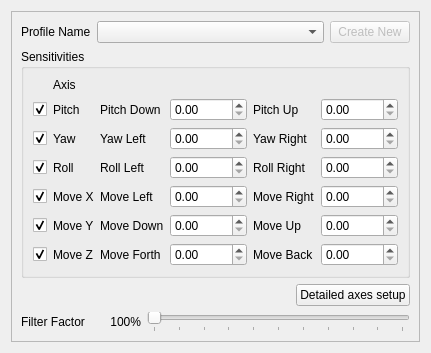
     <widget class="QWidget" name="tab_3">
      <attribute name="title">
       <string>Tracking setup</string>
      </attribute>
      <layout class="QHBoxLayout" name="horizontalLayout_5">
       <item>
        <widget class="QFrame" name="frame_5">
         <property name="frameShape">
          <enum>QFrame::StyledPanel</enum>
         </property>
         <property name="frameShadow">
          <enum>QFrame::Raised</enum>
         </property>
         <layout class="QVBoxLayout" name="verticalLayout">
          <item>
           <layout class="QHBoxLayout" name="horizontalLayout_12">
            <item>
             <widget class="QLabel" name="label_12">
              <property name="sizePolicy">
               <sizepolicy hsizetype="Maximum" vsizetype="Fixed">
                <horstretch>0</horstretch>
                <verstretch>0</verstretch>
               </sizepolicy>
              </property>
              <property name="text">
               <string>Profile Name</string>
              </property>
             </widget>
            </item>
            <item>
             <widget class="QComboBox" name="Profiles">
              <property name="enabled">
               <bool>true</bool>
              </property>
              <property name="sizePolicy">
               <sizepolicy hsizetype="Minimum" vsizetype="Fixed">
                <horstretch>0</horstretch>
                <verstretch>0</verstretch>
               </sizepolicy>
              </property>
              <property name="editable">
               <bool>false</bool>
              </property>
             </widget>
            </item>
            <item>
             <widget class="QPushButton" name="CreateNewProfile">
              <property name="enabled">
               <bool>false</bool>
              </property>
              <property name="sizePolicy">
               <sizepolicy hsizetype="Maximum" vsizetype="Fixed">
                <horstretch>0</horstretch>
                <verstretch>0</verstretch>
               </sizepolicy>
              </property>
              <property name="text">
               <string>Create New</string>
              </property>
             </widget>
            </item>
           </layout>
          </item>
          <item>
           <widget class="QGroupBox" name="groupBox">
            <property name="title">
             <string>Sensitivities</string>
            </property>
            <layout class="QHBoxLayout" name="horizontalLayout_19">
             <item>
              <layout class="QGridLayout" name="gridLayout_4">
               <item row="1" column="2">
                <widget class="QLabel" name="label_46">
                 <property name="text">
                  <string>Pitch Down</string>
                 </property>
                </widget>
               </item>
               <item row="1" column="3">
                <widget class="QDoubleSpinBox" name="PitchUpSpin">
                 <property name="maximum">
                  <double>10000.000000000000000</double>
                 </property>
                </widget>
               </item>
               <item row="1" column="4">
                <widget class="QLabel" name="label_50">
                 <property name="text">
                  <string>Pitch Up</string>
                 </property>
                </widget>
               </item>
               <item row="1" column="5">
                <widget class="QDoubleSpinBox" name="PitchDownSpin">
                 <property name="maximum">
                  <double>10000.000000000000000</double>
                 </property>
                </widget>
               </item>
               <item row="2" column="2">
                <widget class="QLabel" name="label_51">
                 <property name="text">
                  <string>Yaw Left</string>
                 </property>
                </widget>
               </item>
               <item row="2" column="3">
                <widget class="QDoubleSpinBox" name="YawLeftSpin">
                 <property name="maximum">
                  <double>10000.000000000000000</double>
                 </property>
                </widget>
               </item>
               <item row="2" column="4">
                <widget class="QLabel" name="label_52">
                 <property name="text">
                  <string>Yaw Right</string>
                 </property>
                </widget>
               </item>
               <item row="2" column="5">
                <widget class="QDoubleSpinBox" name="YawRightSpin">
                 <property name="maximum">
                  <double>10000.000000000000000</double>
                 </property>
                </widget>
               </item>
               <item row="3" column="2">
                <widget class="QLabel" name="label_53">
                 <property name="text">
                  <string>Roll Left</string>
                 </property>
                </widget>
               </item>
               <item row="3" column="3">
                <widget class="QDoubleSpinBox" name="TiltLeftSpin">
                 <property name="maximum">
                  <double>10000.000000000000000</double>
                 </property>
                </widget>
               </item>
               <item row="3" column="4">
                <widget class="QLabel" name="label_54">
                 <property name="text">
                  <string>Roll Right</string>
                 </property>
                </widget>
               </item>
               <item row="3" column="5">
                <widget class="QDoubleSpinBox" name="TiltRightSpin">
                 <property name="maximum">
                  <double>10000.000000000000000</double>
                 </property>
                </widget>
               </item>
               <item row="4" column="2">
                <widget class="QLabel" name="label_55">
                 <property name="text">
                  <string>Move Left</string>
                 </property>
                </widget>
               </item>
               <item row="4" column="3">
                <widget class="QDoubleSpinBox" name="MoveLeftSpin">
                 <property name="maximum">
                  <double>10000.000000000000000</double>
                 </property>
                </widget>
               </item>
               <item row="4" column="4">
                <widget class="QLabel" name="label_56">
                 <property name="text">
                  <string>Move Right</string>
                 </property>
                </widget>
               </item>
               <item row="4" column="5">
                <widget class="QDoubleSpinBox" name="MoveRightSpin">
                 <property name="maximum">
                  <double>10000.000000000000000</double>
                 </property>
                </widget>
               </item>
               <item row="5" column="2">
                <widget class="QLabel" name="label_57">
                 <property name="text">
                  <string>Move Down</string>
                 </property>
                </widget>
               </item>
               <item row="5" column="3">
                <widget class="QDoubleSpinBox" name="MoveUpSpin">
                 <property name="maximum">
                  <double>10000.000000000000000</double>
                 </property>
                </widget>
               </item>
               <item row="5" column="4">
                <widget class="QLabel" name="label_58">
                 <property name="text">
                  <string>Move Up</string>
                 </property>
                </widget>
               </item>
               <item row="5" column="5">
                <widget class="QDoubleSpinBox" name="MoveDownSpin">
                 <property name="maximum">
                  <double>10000.000000000000000</double>
                 </property>
                </widget>
               </item>
               <item row="6" column="2">
                <widget class="QLabel" name="label_59">
                 <property name="text">
                  <string>Move Forth</string>
                 </property>
                </widget>
               </item>
               <item row="6" column="3">
                <widget class="QDoubleSpinBox" name="MoveBackSpin">
                 <property name="maximum">
                  <double>10000.000000000000000</double>
                 </property>
                </widget>
               </item>
               <item row="6" column="4">
                <widget class="QLabel" name="label_60">
                 <property name="text">
                  <string>Move Back</string>
                 </property>
                </widget>
               </item>
               <item row="6" column="5">
                <widget class="QDoubleSpinBox" name="MoveForthSpin">
                 <property name="maximum">
                  <double>10000.000000000000000</double>
                 </property>
                </widget>
               </item>
               <item row="1" column="0">
                <widget class="QCheckBox" name="PitchEnable">
                 <property name="sizePolicy">
                  <sizepolicy hsizetype="Maximum" vsizetype="Fixed">
                   <horstretch>0</horstretch>
                   <verstretch>0</verstretch>
                  </sizepolicy>
                 </property>
                 <property name="text">
                  <string/>
                 </property>
                 <property name="checked">
                  <bool>true</bool>
                 </property>
                </widget>
               </item>
               <item row="2" column="0">
                <widget class="QCheckBox" name="YawEnable">
                 <property name="text">
                  <string/>
                 </property>
                 <property name="checked">
                  <bool>true</bool>
                 </property>
                </widget>
               </item>
               <item row="3" column="0">
                <widget class="QCheckBox" name="RollEnable">
                 <property name="text">
                  <string/>
                 </property>
                 <property name="checked">
                  <bool>true</bool>
                 </property>
                </widget>
               </item>
               <item row="4" column="0">
                <widget class="QCheckBox" name="XEnable">
                 <property name="text">
                  <string/>
                 </property>
                 <property name="checked">
                  <bool>true</bool>
                 </property>
                </widget>
               </item>
               <item row="5" column="0">
                <widget class="QCheckBox" name="YEnable">
                 <property name="text">
                  <string/>
                 </property>
                 <property name="checked">
                  <bool>true</bool>
                 </property>
                </widget>
               </item>
               <item row="6" column="0">
                <widget class="QCheckBox" name="ZEnable">
                 <property name="text">
                  <string/>
                 </property>
                 <property name="checked">
                  <bool>true</bool>
                 </property>
                </widget>
               </item>
               <item row="1" column="1">
                <widget class="QLabel" name="label_62">
                 <property name="text">
                  <string>Pitch</string>
                 </property>
                </widget>
               </item>
               <item row="2" column="1">
                <widget class="QLabel" name="label_68">
                 <property name="text">
                  <string>Yaw</string>
                 </property>
                </widget>
               </item>
               <item row="3" column="1">
                <widget class="QLabel" name="label_69">
                 <property name="text">
                  <string>Roll</string>
                 </property>
                </widget>
               </item>
               <item row="4" column="1">
                <widget class="QLabel" name="label_70">
                 <property name="text">
                  <string>Move X</string>
                 </property>
                </widget>
               </item>
               <item row="5" column="1">
                <widget class="QLabel" name="label_71">
                 <property name="text">
                  <string>Move Y</string>
                 </property>
                </widget>
               </item>
               <item row="6" column="1">
                <widget class="QLabel" name="label_72">
                 <property name="text">
                  <string>Move Z</string>
                 </property>
                </widget>
               </item>
               <item row="0" column="1">
                <widget class="QLabel" name="label_73">
                 <property name="text">
                  <string>Axis</string>
                 </property>
                </widget>
               </item>
              </layout>
             </item>
            </layout>
           </widget>
          </item>
          <item>
           <layout class="QHBoxLayout" name="horizontalLayout_8">
            <item>
             <spacer name="horizontalSpacer_3">
              <property name="orientation">
               <enum>Qt::Horizontal</enum>
              </property>
              <property name="sizeHint" stdset="0">
               <size>
                <width>40</width>
                <height>20</height>
               </size>
              </property>
             </spacer>
            </item>
            <item>
             <widget class="QPushButton" name="EditSCButton">
              <property name="text">
               <string>Detailed axes setup</string>
              </property>
             </widget>
            </item>
           </layout>
          </item>
          <item>
           <layout class="QHBoxLayout" name="horizontalLayout_21">
            <item>
             <widget class="QLabel" name="CommonFFLabel">
              <property name="text">
               <string>Filter Factor</string>
              </property>
             </widget>
            </item>
            <item>
             <widget class="QLabel" name="CommonFFVal">
              <property name="sizePolicy">
               <sizepolicy hsizetype="Fixed" vsizetype="Preferred">
                <horstretch>0</horstretch>
                <verstretch>0</verstretch>
               </sizepolicy>
              </property>
              <property name="minimumSize">
               <size>
                <width>50</width>
                <height>0</height>
               </size>
              </property>
              <property name="text">
               <string>100%</string>
              </property>
              <property name="alignment">
               <set>Qt::AlignRight|Qt::AlignTrailing|Qt::AlignVCenter</set>
              </property>
             </widget>
            </item>
            <item>
             <widget class="QSlider" name="CommonFF">
              <property name="minimum">
               <number>1</number>
              </property>
              <property name="maximum">
               <number>1000</number>
              </property>
              <property name="orientation">
               <enum>Qt::Horizontal</enum>
              </property>
              <property name="tickPosition">
               <enum>QSlider::TicksBelow</enum>
              </property>
              <property name="tickInterval">
               <number>100</number>
              </property>
             </widget>
            </item>
           </layout>
          </item>
          <item>
           <spacer name="verticalSpacer">
            <property name="orientation">
             <enum>Qt::Vertical</enum>
            </property>
            <property name="sizeHint" stdset="0">
             <size>
              <width>0</width>
              <height>0</height>
             </size>
            </property>
           </spacer>
          </item>
         </layout>
        </widget>
       </item>
      </layout>
     </widget>
